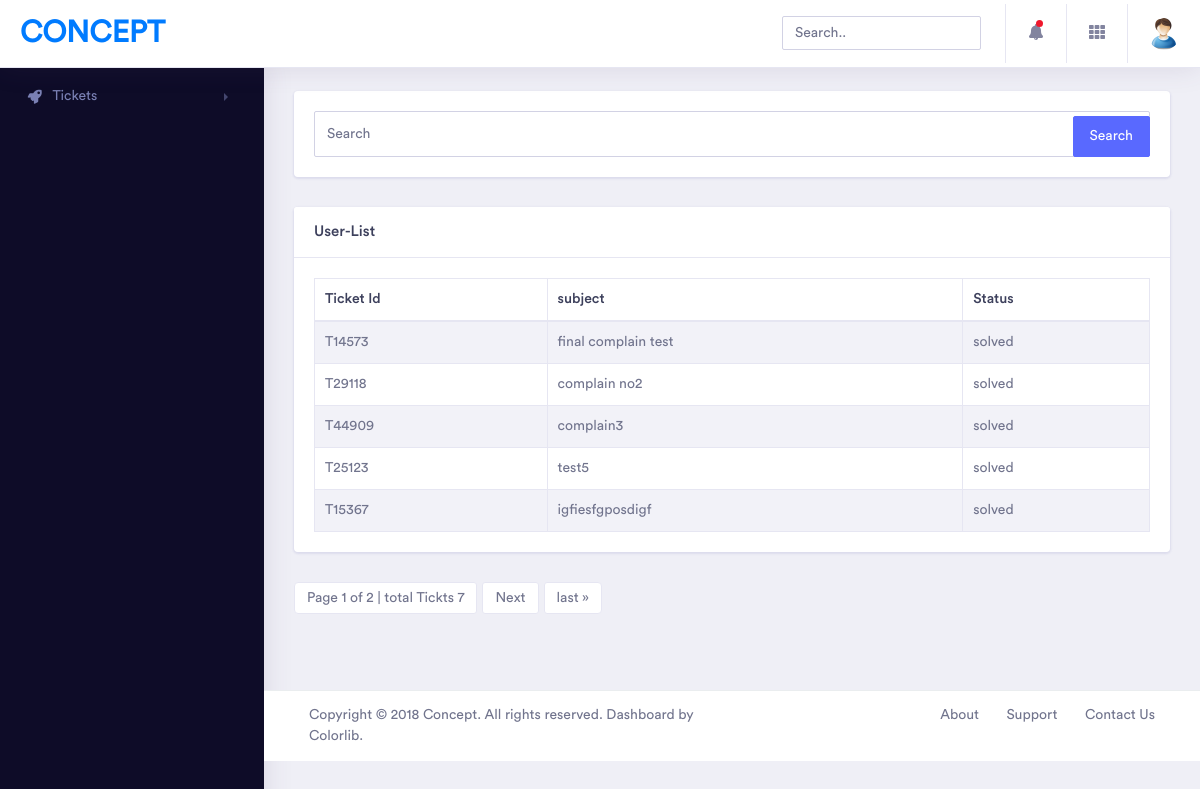
Page /ticket/ticket_list (signed in) on the committed database.
### account/models.py (models this page shows, shortened)
class Profile(models.Model):
    image=models.ImageField(upload_to="profile_pic", null=True,blank=True)
    firstname=models.CharField(max_length=50,blank=True,null=True)
    lastname=models.CharField(max_length=50,blank=True,null=True)
    phonenumber=models.CharField(max_length=11,blank=True,null=True)
    user=models.OneToOneField(member, on_delete=models.CASCADE)
    date=models.DateField(auto_now=True)

### ticketapp/models.py (models this page shows, shortened)
class Ticket(models.Model):
    complain=models.OneToOneField(Complain, on_delete=models.CASCADE)
    details=models.CharField(max_length=500,null=True,blank=True)
    date=models.DateTimeField(auto_now=True)
    concern=models.ForeignKey(user,on_delete=models.DO_NOTHING)
    ticket_id=models.CharField(max_length=100 ,null=True,blank=True)
    status=models.CharField(max_length=50,choices=[('Processing','Processing'),('Solved','Solved'),('Closed','Closed')],default="Raised")

class Complain(models.Model):
    subject=models.CharField(max_length=100,null=True,blank=True)
    complain=models.CharField(max_length=500,null=True,blank=True)
    image= models.ImageField(upload_to="complain_image",default='default.png')
    user=models.ForeignKey(user,on_delete=models.CASCADE ,null=True)
    date=models.DateField(auto_now=True)
    raised=models.BooleanField(default=False)
    status=models.BooleanField(default=False)

### ticketapp/views.py (the view, shortened to what this page needs)
# urls.py: path('ticket_list',views.list_Ticket,name='ticket_list'),
@login_required
def list_Ticket(request):
    search_result_p=[]
    ticket=Ticket.objects.filter(status="solved")
    ticket_user=Ticket.objects.filter(status="solved",complain__user=request.user)
    paginator_t = Paginator(ticket, 5) # Show 25 contacts per page
    ticket_t = request.GET.get('ticket')
    ticket_t_t = paginator_t.get_page(ticket_t)
    paginator_u = Paginator(ticket_user, 5) # Show 25 contacts per page
    ticket_u = request.GET.get('ticket')
    ticket_u_u = paginator_u.get_page(ticket_u)
    if request.user.is_staff:
        context={
            'ticket':ticket_t_t,
            'search':search_result_p
        }
    else:
         context={
            'ticket':ticket_u_u,
            'search':search_result_p
        }
    return render(request,'ticket_list.html',context)

### ticketapp/templates/ticket_list.html (shortened to what this page needs)
{% extends 'base.html' %}
{% load static %}
{% block container %}
<div class="row">
        <div class="col-xl-12 col-lg-12 col-md-12 col-sm-12 col-12">
            <div class="card">
                <div class="card-body">
                    <form action="" method="POST" >
                        <input class="form-control form-control-lg" type="search" placeholder="Search" aria-label="Search" name="search">
                        <button class="btn btn-primary search-btn" type="submit">Search</button>
                    </form>
                </div>
            </div>
        </div>
</div>
<div class="row">
                    <div class="col-xl-12 col-lg-12 col-md-12 col-sm-12 col-12">
                            <div class="card">
                                <h5 class="card-header">User-List</h5>
                                <div class="card-body">
                                    <div class="table-responsive">
                                        {% if ticket or search %}
                                        {% if search %}
                                        <table class="table table-striped table-bordered first">
                                            <thead>
                                                <tr>
                                                    <th>Ticket Id</th>
                                                    <th>subject</th>
                                                    <th>Status</th>
                                                    {% if user.is_staff %}
                                                    <th class="text-center"style=" width: 200px;"><a  class="badge badge-success" >Action<span> </th>
                                                    {% endif %}
                                                </tr>
                                            </thead>
                                            <tbody>
                                                {% for ticket in search %}
                                                <tr>
                                                    <td>{{ticket.ticket_id}}</td>
                                                    <td>{{ticket.complain.subject}}</td>
                                                    <td>{{ticket.status}}</td>
                                                   {% if user.is_staff %}
                                                    <td class="text-center" style=" width: 200px; justify-content-center;"><a style=" margin-right: 10px;" href="{% url 'ticketapp:ticket_disc' pk=ticket.pk %}"class="badge badge-warning">Details</a></td>
                                                    {% endif %}
                                                </tr>
                                               {% endfor %}
                                        </table>
                                        {% else %}
                                        <table class="table table-striped table-bordered first">
                                            <thead>
                                                <tr>
                                                   <th>Ticket Id</th>
                                                    <th>subject</th>
                                                    <th>Status</th>
                                                </tr>
                                            </thead>
                                            <tbody>
                                                {% for ticket in ticket %}
                                                <tr>
                                                     <td>{{ticket.ticket_id}}</td>
                                                    <td>{{ticket.complain.subject}}</td>
                                                    <td>{{ticket.status}}</td>
                                                </tr>
                                               {% endfor %}
                                        </table>
                                        {% endif %}
                                        {% endif %}
                                    </div>
                                </div>
                            </div>
                            {% if search %}
                            {% else %}
                            <nav aria-label="Page navigation example">
                                    <ul class="pagination">
                                         <li class="page-item"><a class="page-link" class="page-link" href="#">Page {{ ticket.number }} of {{ ticket.paginator.num_pages }} | total Tickts {{ ticket.paginator.count }}</a></li>
                                        {% if ticket.has_next %}
                                        <li class="page-item"><a class="page-link" href="?ticket={{ ticket.next_page_number }}">Next</a></li>
                                         <li class="page-item"> <a class="page-link" href="?ticket={{ ticket.paginator.num_pages }}">last &raquo;</a></li>
                                         {% endif %}
                                   </ul>
                               </nav>
                        </div>
                        {% endif %}
</div>
{% endblock %}

### templates/base.html (shortened to what this page needs)
{% load static %}
<!doctype html>
<html lang="en">
<head>
    <link rel="stylesheet" href="{% static 'assets/vendor/bootstrap/css/bootstrap.min.css' %}">
    <link href="{% static 'assets/vendor/fonts/circular-std/style.css' %}" rel="stylesheet">
    <link rel="stylesheet" href="{% static 'assets/libs/css/style.css' %}">
    <link rel="stylesheet" href="{% static 'assets/vendor/fonts/fontawesome/css/fontawesome-all.css' %}">
    <link rel="stylesheet" href="{% static 'assets/vendor/charts/chartist-bundle/chartist.css' %}">
    <link rel="stylesheet" href="{% static 'assets/vendor/charts/morris-bundle/morris.css' %}">
    <link rel="stylesheet" href="{% static 'assets/vendor/fonts/material-design-iconic-font/css/materialdesignicons.min.css' %}">
    <link rel="stylesheet" href="{% static 'assets/vendor/charts/c3charts/c3.css' %}">
    <link rel="stylesheet" href="{% static 'assets/vendor/fonts/flag-icon-css/flag-icon.min.css' %}">
</head>
<body>
    <div class="dashboard-main-wrapper">
        <div class="dashboard-header">
            <nav class="navbar navbar-expand-lg bg-white fixed-top">
                <a class="navbar-brand" href="{% url 'index' %}">Concept</a>
                <div class="collapse navbar-collapse " id="navbarSupportedContent">
                    <ul class="navbar-nav ml-auto navbar-right-top">
                        <li class="nav-item">
                            <div id="custom-search" class="top-search-bar">
                                <input class="form-control" type="text" placeholder="Search..">
                            </div>
                        </li>
                        <li class="nav-item dropdown notification">
                            <a class="nav-link nav-icons" href="#" id="navbarDropdownMenuLink1" data-toggle="dropdown" aria-haspopup="true" aria-expanded="false"><i class="fas fa-fw fa-bell"></i> <span class="indicator"></span></a>
                        </li>
                        <li class="nav-item dropdown connection">
                            <a class="nav-link" href="#" id="navbarDropdown" role="button" data-toggle="dropdown" aria-haspopup="true" aria-expanded="false"> <i class="fas fa-fw fa-th"></i> </a>
                        </li>
                        <li class="nav-item dropdown nav-user">
                            <a class="nav-link nav-user-img" href="#" id="navbarDropdownMenuLink2" data-toggle="dropdown" aria-haspopup="true" aria-expanded="false"><img src="{{user.profile.image.url}}" alt="" class="user-avatar-md rounded-circle"></a>
                        </li>
                    </ul>
                </div>
            </nav>
        </div>
        <div class="nav-left-sidebar sidebar-dark">
            <div class="menu-list">
                <nav class="navbar navbar-expand-lg navbar-light">
                    <div class="collapse navbar-collapse" id="navbarNav">
                        <ul class="navbar-nav flex-column">
                            <li class="nav-item">
                                <a class="nav-link" href="#" data-toggle="collapse" aria-expanded="false" data-target="#submenu-2" aria-controls="submenu-2"><i class="fa fa-fw fa-rocket"></i>Tickets</a>
                            </li>
                        </ul>
                    </div>
                </nav>
            </div>
        </div>
        <div class="dashboard-wrapper">
            <div class="dashboard-ecommerce">
                <div class="container-fluid dashboard-content ">
				<div class="row">
                    <div class="col-xl-12 col-lg-12 col-md-12 col-sm-12 col-12">
                    </div>
                </div>
                    <div class="ecommerce-widget">
                        {% block container %}
                        {% endblock %}
                    </div>
                </div>
            </div>
            <div class="footer">
                <div class="container-fluid">
                    <div class="row">
                        <div class="col-xl-6 col-lg-6 col-md-6 col-sm-12 col-12">
                             Copyright © 2018 Concept. All rights reserved. Dashboard by <a href="https://colorlib.com/wp/">Colorlib</a>.
                        </div>
                        <div class="col-xl-6 col-lg-6 col-md-6 col-sm-12 col-12">
                            <div class="text-md-right footer-links d-none d-sm-block">
                                <a href="javascript: void(0);">About</a>
                                <a href="javascript: void(0);">Support</a>
                                <a href="javascript: void(0);">Contact Us</a>
                            </div>
                        </div>
                    </div>
                </div>
            </div>
        </div>
    </div>
</body>
</html>

### rows in the picture
Ticket: ticket_id "T14573", complain.subject "final complain test", status "solved"
Ticket: ticket_id "T29118", complain.subject "complain no2", status "solved"
Ticket: ticket_id "T44909", complain.subject "complain3", status "solved"
Ticket: ticket_id "T25123", complain.subject "test5", status "solved"
Ticket: ticket_id "T15367", complain.subject "igfiesfgposdigf", status "solved"

### other values in the picture
{{ ticket.number }} "1"
{{ ticket.paginator.num_pages }} "2"
{{ ticket.paginator.count }} "7"
